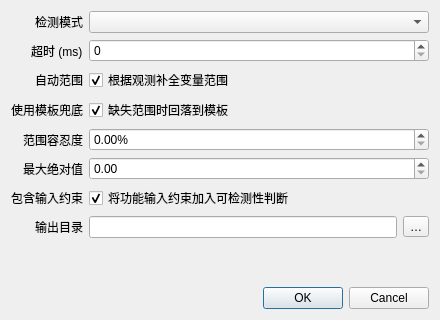
<?xml version="1.0" encoding="UTF-8"?>
<ui version="4.0">
 <class>DMatrixOptionsDialog</class>
 <widget class="QDialog" name="DMatrixOptionsDialog">
  <property name="geometry">
   <rect>
    <x>0</x>
    <y>0</y>
    <width>440</width>
    <height>320</height>
   </rect>
  </property>
  <property name="windowTitle">
   <string>生成 D 矩阵选项</string>
  </property>
  <layout class="QVBoxLayout" name="verticalLayout_3">
   <item>
    <layout class="QFormLayout" name="formLayout">
     <property name="labelAlignment">
      <set>Qt::AlignRight|Qt::AlignTrailing|Qt::AlignVCenter</set>
     </property>
     <property name="formAlignment">
      <set>Qt::AlignLeading|Qt::AlignLeft|Qt::AlignTop</set>
     </property>
     <item row="0" column="0">
      <widget class="QLabel" name="labelMode">
       <property name="text">
        <string>检测模式</string>
       </property>
      </widget>
     </item>
     <item row="0" column="1">
      <widget class="QComboBox" name="comboMode"/>
     </item>
     <item row="1" column="0">
      <widget class="QLabel" name="labelTimeout">
       <property name="text">
        <string>超时 (ms)</string>
       </property>
      </widget>
     </item>
     <item row="1" column="1">
      <widget class="QSpinBox" name="spinTimeout">
       <property name="maximum">
        <number>600000</number>
       </property>
       <property name="singleStep">
        <number>100</number>
       </property>
      </widget>
     </item>
     <item row="2" column="0">
      <widget class="QLabel" name="labelAutoRange">
       <property name="text">
        <string>自动范围</string>
       </property>
      </widget>
     </item>
     <item row="2" column="1">
      <widget class="QCheckBox" name="checkAutoRange">
       <property name="text">
        <string>根据观测补全变量范围</string>
       </property>
       <property name="checked">
        <bool>true</bool>
       </property>
      </widget>
     </item>
     <item row="3" column="0">
      <widget class="QLabel" name="labelTemplateFallback">
       <property name="text">
        <string>使用模板兜底</string>
       </property>
      </widget>
     </item>
     <item row="3" column="1">
      <widget class="QCheckBox" name="checkTemplateFallback">
       <property name="text">
        <string>缺失范围时回落到模板</string>
       </property>
       <property name="checked">
        <bool>true</bool>
       </property>
      </widget>
     </item>
     <item row="4" column="0">
      <widget class="QLabel" name="labelTolerance">
       <property name="text">
        <string>范围容忍度</string>
       </property>
      </widget>
     </item>
     <item row="4" column="1">
      <widget class="QDoubleSpinBox" name="spinTolerance">
       <property name="suffix">
        <string>%</string>
       </property>
       <property name="maximum">
        <double>100.000000000000000</double>
       </property>
      </widget>
     </item>
     <item row="5" column="0">
      <widget class="QLabel" name="labelMaxAbs">
       <property name="text">
        <string>最大绝对值</string>
       </property>
      </widget>
     </item>
     <item row="5" column="1">
      <widget class="QDoubleSpinBox" name="spinMaxAbs"/>
     </item>
     <item row="6" column="0">
      <widget class="QLabel" name="labelIncludeInputs">
       <property name="text">
        <string>包含输入约束</string>
       </property>
      </widget>
     </item>
     <item row="6" column="1">
      <widget class="QCheckBox" name="checkIncludeInputs">
       <property name="text">
        <string>将功能输入约束加入可检测性判断</string>
       </property>
       <property name="checked">
        <bool>true</bool>
       </property>
      </widget>
     </item>
     <item row="7" column="0">
      <widget class="QLabel" name="labelOutputDir">
       <property name="text">
        <string>输出目录</string>
       </property>
      </widget>
     </item>
     <item row="7" column="1">
      <layout class="QHBoxLayout" name="horizontalLayout">
       <item>
        <widget class="QLineEdit" name="lineOutputDir"/>
       </item>
       <item>
        <widget class="QToolButton" name="btnBrowseOutputDir">
         <property name="text">
          <string>…</string>
         </property>
        </widget>
       </item>
      </layout>
     </item>
    </layout>
   </item>
   <item>
    <widget class="QDialogButtonBox" name="buttonBox">
     <property name="orientation">
      <enum>Qt::Horizontal</enum>
     </property>
     <property name="standardButtons">
      <set>QDialogButtonBox::Cancel|QDialogButtonBox::Ok</set>
     </property>
    </widget>
   </item>
  </layout>
 </widget>
 <layoutdefault spacing="6" margin="11"/>
 <resources/>
 <connections/>
</ui>
